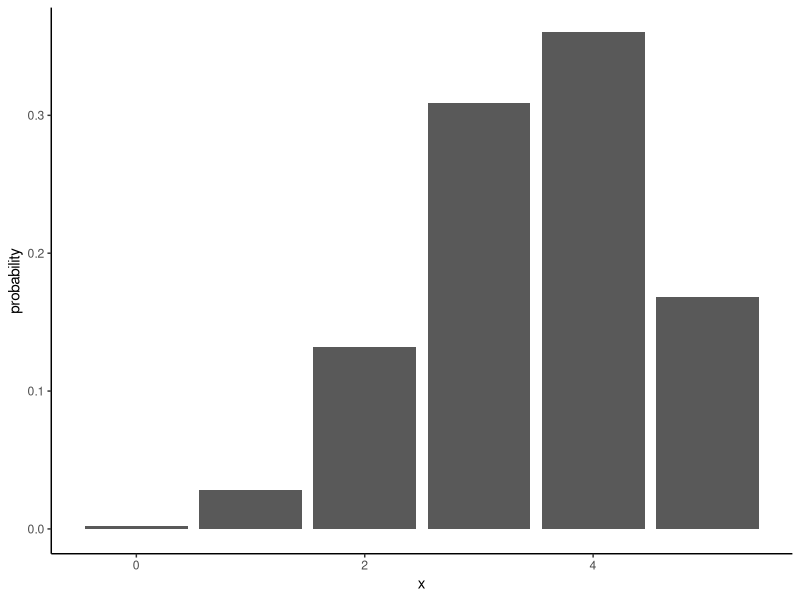

The R script that drew this image:
## ---- chunk 1
knitr::opts_chunk$set(echo=TRUE, fig.align="center", warning=FALSE);
## ---- chunk 2
set.seed(1234);
## ---- chunk 3
n.trials <- 5;
## ---- chunk 4
outcomes <- c("T", "H");
## ---- chunk 5
probs.outcome <- c(0.3, 0.7);
## ---- chunk 6
# Enumerate the sample space of a sequence of n trials,
# given the outcomes of individual trials,
# returning the sample space
enumerate <- function(outcomes, n) {
  if (n == 1) {
    as.list(outcomes)
  } else {
    branches <- enumerate(outcomes, n - 1);
    unlist(
      lapply(branches,
        function(b) {
          lapply(outcomes, function(o) c(b, o))
        }
      ),
      recursive = FALSE
    )
  }
}
## ---- chunk 7
S <- enumerate(outcomes, n.trials);
## ---- chunk 8
probs.S <- unlist(lapply(
  enumerate(probs.outcome, n.trials),
  function(probs) {
    prod(probs)
  }
));
## ---- chunk 9
X <- function(s) {
  sum(s == "H")
}
## ---- chunk 10
values.x <- unlist(lapply(S, X));
## ---- chunk 11
domain.x <- unique(values.x);
## ---- chunk 12
probs.x <- unlist(lapply(domain.x,
  function(x) {
    idx <- values.x == x;
    sum(probs.S[idx])
  }
));
## ---- chunk 13
library(ggplot2)
ggplot(data.frame(x=domain.x, y=probs.x), aes(x, y)) + theme_classic() +
  geom_col() + ylab("probability")
## ---- chunk 14
s <- sample(outcomes, n.trials, replace=TRUE, prob=probs.outcome);
X(s)
## ---- chunk 15
s.idx <- which(unlist(lapply(S, function(s.i) all(s.i == s))));
probs.S[s.idx]
